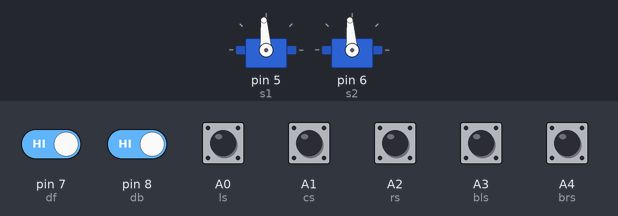
Recording of a sketch running on a simulated Arduino Uno, built with avr-gcc and run on an emulated ATmega328P. On the bench: 2 × servo. The inputs (shaded band) are chosen by the test bench; at power-on: A0 (ls), A1 (cs), A2 (rs), A3 (bls), A4 (brs), pin 7 (df), pin 8 (db) HIGH.

Above: at 1.2 s.
1.3 s: pin 8 (db) driven LOW
At 2.6 s:
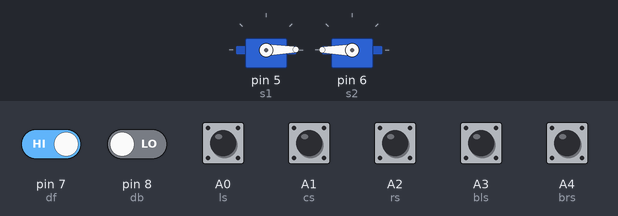
4.3 s: pin 7 (df) driven LOW
At 5.5 s:
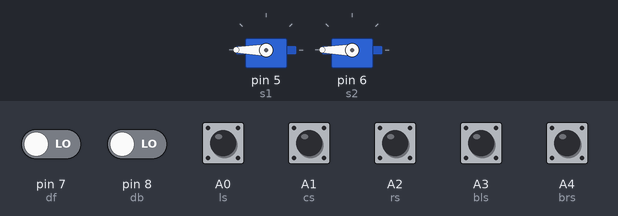
5.8 s: pin 7 (df) driven HIGH
At 6.2 s:
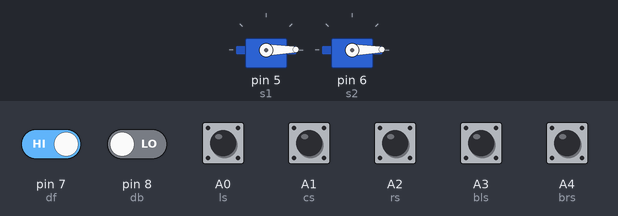
8.8 s: pin 8 (db) driven HIGH
At 9.1 s:
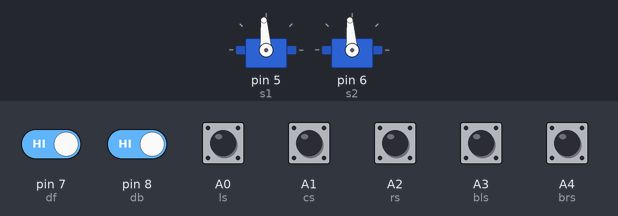
Timing chart, 0 to 11.3 s (numbered marks = the images above; inputs shaded):
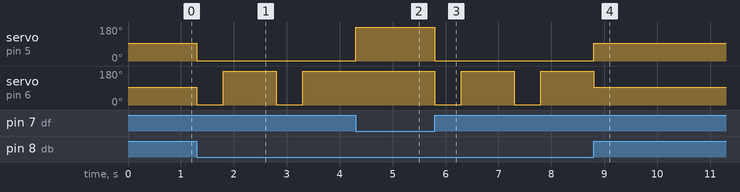

The sketch:

autonomas_sumo_robot_2.ino
```cpp
#include <Servo.h>
Servo s1;
Servo s2;
int ls=A0,cs=A1,rs=A2,bls=A3,brs=A4,df=7,db=8;
int lsv,csv,rsv,blsv,brsv,dfv,dbv;
void setup()
{
 s1.attach(5);
 s2.attach(6);
 pinMode(ls,INPUT);
 pinMode(cs,INPUT);
 pinMode(rs,INPUT);
 pinMode(bls,INPUT);
 pinMode(brs,INPUT);
 pinMode(df,INPUT);
 pinMode(db,INPUT);
 Serial.begin(9600);
}
  void loop()
{
 lsv=digitalRead(ls);
 csv=digitalRead(cs);
 rsv=digitalRead(rs);
 blsv=digitalRead(bls);
 brsv=digitalRead(brs);
 dfv=digitalRead(df);
 dbv=digitalRead(db);
 if(dfv == LOW && dbv == LOW )
{
 if(lsv == LOW && csv == LOW && rsv == LOW && blsv == LOW && brsv == LOW)
{
 fwd();
}
 else if(lsv == LOW && csv == HIGH && rsv == LOW && blsv == LOW && brsv == LOW)
{
 fwd();
}
 else if(lsv == LOW && csv == HIGH && rsv == HIGH && blsv == LOW && brsv == LOW)
{
 right();
}
 else if(lsv == HIGH && csv == HIGH && rsv == LOW && blsv == LOW && brsv == LOW)
{
 left();
}
 else if(lsv == LOW && csv == LOW && rsv == HIGH && blsv == LOW && brsv == LOW)
{
 right();
}
 else if(lsv == HIGH && csv == LOW && rsv == LOW && blsv == LOW && brsv == LOW)
{
 left();
}
 else if(lsv == HIGH && csv == HIGH && rsv == HIGH && blsv == LOW && brsv == LOW)
{
 fwd();
}
 else if(lsv == LOW && csv == LOW && rsv == LOW && blsv == HIGH && brsv == LOW)
{
 left();
}
 else if(lsv == LOW && csv == LOW && rsv == LOW && blsv == LOW && brsv == HIGH)
{
 right();
}
 else if(lsv == LOW && csv == LOW && rsv == LOW && blsv == HIGH && brsv == HIGH)
{
 fwd();
 delay(200);
 left();
}
}
else if(dfv == LOW && dbv == HIGH )
{
 fwd();
}
else if(dfv == HIGH && dbv == LOW )
{
  back();
 delay(500);
 left();
 delay(1000);
 fwd();
}
else if(dfv == HIGH && dbv == HIGH )
{
 Stop();
}
}
  void fwd()
{
 s1.write(180);
 s2.write(180);
}
    void left()
 {
 s1.write(1);
 s2.write(180);
 }
  void right()
{
 s1.write(180);
 s2.write(1);
}
 void back()
{
 s1.write(1);
 s2.write(1);
}
 void Stop()
{
 s1.write(94);
 s2.write(94);
}
```

Measured:
- after the input at 1.3 s, servo on pin 5 (s1): 94° → 1° at once; servo on pin 6 (s2): alternates 180° for 1.0 s and 1° for 0.50 s, starting at once
- after the input at 4.3 s, servo on pin 5 (s1): 1° → 180° at once; servo on pin 6 (s2): stays 180° (without the input it goes to 1° after 0.00 s)
- after the input at 5.8 s, servo on pin 5 (s1): 180° → 1° at once; servo on pin 6 (s2): alternates 180° for 1.0 s and 1° for 0.50 s, starting at once
- after the input at 8.8 s, servo on pin 5 (s1): 1° → 94° at once
